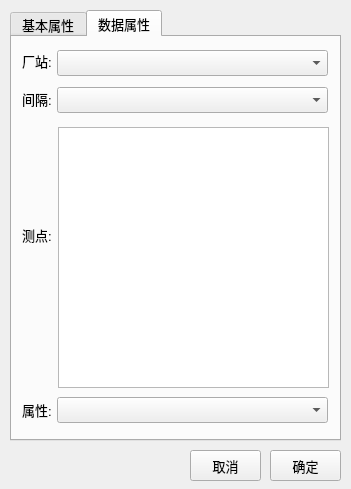
<?xml version="1.0" encoding="UTF-8"?>
<ui version="4.0">
 <class>DataPropertyDlg</class>
 <widget class="QDialog" name="DataPropertyDlg">
  <property name="geometry">
   <rect>
    <x>0</x>
    <y>0</y>
    <width>351</width>
    <height>489</height>
   </rect>
  </property>
  <property name="font">
   <font>
    <pointsize>10</pointsize>
   </font>
  </property>
  <property name="windowTitle">
   <string>图元</string>
  </property>
  <widget class="QTabWidget" name="tabWidget">
   <property name="geometry">
    <rect>
     <x>10</x>
     <y>10</y>
     <width>331</width>
     <height>431</height>
    </rect>
   </property>
   <property name="currentIndex">
    <number>1</number>
   </property>
   <widget class="QWidget" name="baseTab">
    <attribute name="title">
     <string>基本属性</string>
    </attribute>
    <widget class="QGroupBox" name="groupBox">
     <property name="geometry">
      <rect>
       <x>7</x>
       <y>10</y>
       <width>311</width>
       <height>111</height>
      </rect>
     </property>
     <property name="title">
      <string>基本信息</string>
     </property>
     <widget class="QLabel" name="label_5">
      <property name="geometry">
       <rect>
        <x>16</x>
        <y>23</y>
        <width>31</width>
        <height>16</height>
       </rect>
      </property>
      <property name="text">
       <string>厂站:</string>
      </property>
     </widget>
     <widget class="QLineEdit" name="stLineEdit">
      <property name="geometry">
       <rect>
        <x>53</x>
        <y>21</y>
        <width>241</width>
        <height>22</height>
       </rect>
      </property>
     </widget>
     <widget class="QLabel" name="label_6">
      <property name="geometry">
       <rect>
        <x>16</x>
        <y>52</y>
        <width>31</width>
        <height>16</height>
       </rect>
      </property>
      <property name="text">
       <string>间隔:</string>
      </property>
     </widget>
     <widget class="QLineEdit" name="jgLineEdit">
      <property name="geometry">
       <rect>
        <x>53</x>
        <y>50</y>
        <width>241</width>
        <height>22</height>
       </rect>
      </property>
     </widget>
     <widget class="QLabel" name="label_7">
      <property name="geometry">
       <rect>
        <x>16</x>
        <y>82</y>
        <width>31</width>
        <height>16</height>
       </rect>
      </property>
      <property name="text">
       <string>测点:</string>
      </property>
     </widget>
     <widget class="QLineEdit" name="ptLineEdit">
      <property name="geometry">
       <rect>
        <x>53</x>
        <y>80</y>
        <width>241</width>
        <height>22</height>
       </rect>
      </property>
     </widget>
    </widget>
    <widget class="QGroupBox" name="groupBox_2">
     <property name="geometry">
      <rect>
       <x>7</x>
       <y>130</y>
       <width>311</width>
       <height>151</height>
      </rect>
     </property>
     <property name="title">
      <string>测点布局</string>
     </property>
     <widget class="QLabel" name="label_8">
      <property name="geometry">
       <rect>
        <x>19</x>
        <y>30</y>
        <width>21</width>
        <height>16</height>
       </rect>
      </property>
      <property name="text">
       <string>X:</string>
      </property>
     </widget>
     <widget class="QLineEdit" name="ptX">
      <property name="geometry">
       <rect>
        <x>50</x>
        <y>28</y>
        <width>91</width>
        <height>22</height>
       </rect>
      </property>
     </widget>
     <widget class="QLineEdit" name="ptY">
      <property name="geometry">
       <rect>
        <x>200</x>
        <y>28</y>
        <width>91</width>
        <height>22</height>
       </rect>
      </property>
     </widget>
     <widget class="QLabel" name="label_9">
      <property name="geometry">
       <rect>
        <x>168</x>
        <y>30</y>
        <width>21</width>
        <height>16</height>
       </rect>
      </property>
      <property name="text">
       <string>Y:</string>
      </property>
     </widget>
     <widget class="QLineEdit" name="ptWidth">
      <property name="geometry">
       <rect>
        <x>50</x>
        <y>64</y>
        <width>91</width>
        <height>22</height>
       </rect>
      </property>
     </widget>
     <widget class="QLabel" name="label_10">
      <property name="geometry">
       <rect>
        <x>16</x>
        <y>66</y>
        <width>31</width>
        <height>16</height>
       </rect>
      </property>
      <property name="text">
       <string>宽度:</string>
      </property>
     </widget>
     <widget class="QLineEdit" name="ptHeight">
      <property name="geometry">
       <rect>
        <x>201</x>
        <y>64</y>
        <width>91</width>
        <height>22</height>
       </rect>
      </property>
     </widget>
     <widget class="QLabel" name="label_11">
      <property name="geometry">
       <rect>
        <x>167</x>
        <y>66</y>
        <width>31</width>
        <height>16</height>
       </rect>
      </property>
      <property name="text">
       <string>高度:</string>
      </property>
     </widget>
     <widget class="QLabel" name="label_12">
      <property name="geometry">
       <rect>
        <x>16</x>
        <y>103</y>
        <width>31</width>
        <height>16</height>
       </rect>
      </property>
      <property name="text">
       <string>旋转:</string>
      </property>
     </widget>
     <widget class="QLineEdit" name="ptRotate">
      <property name="geometry">
       <rect>
        <x>50</x>
        <y>101</y>
        <width>91</width>
        <height>22</height>
       </rect>
      </property>
     </widget>
    </widget>
    <widget class="QGroupBox" name="groupBox_3">
     <property name="geometry">
      <rect>
       <x>7</x>
       <y>292</y>
       <width>311</width>
       <height>101</height>
      </rect>
     </property>
     <property name="title">
      <string>图元状态</string>
     </property>
     <widget class="QPushButton" name="open">
      <property name="geometry">
       <rect>
        <x>30</x>
        <y>41</y>
        <width>30</width>
        <height>40</height>
       </rect>
      </property>
      <property name="text">
       <string>分</string>
      </property>
      <property name="autoDefault">
       <bool>false</bool>
      </property>
     </widget>
     <widget class="QPushButton" name="close">
      <property name="geometry">
       <rect>
        <x>102</x>
        <y>41</y>
        <width>30</width>
        <height>40</height>
       </rect>
      </property>
      <property name="text">
       <string>合</string>
      </property>
     </widget>
     <widget class="QPushButton" name="wrongOpen">
      <property name="geometry">
       <rect>
        <x>178</x>
        <y>41</y>
        <width>30</width>
        <height>40</height>
       </rect>
      </property>
      <property name="text">
       <string>双分</string>
      </property>
     </widget>
     <widget class="QPushButton" name="wrongClose">
      <property name="geometry">
       <rect>
        <x>250</x>
        <y>41</y>
        <width>30</width>
        <height>40</height>
       </rect>
      </property>
      <property name="text">
       <string>双合</string>
      </property>
     </widget>
     <widget class="QLabel" name="label_13">
      <property name="geometry">
       <rect>
        <x>38</x>
        <y>20</y>
        <width>16</width>
        <height>16</height>
       </rect>
      </property>
      <property name="text">
       <string>分</string>
      </property>
     </widget>
     <widget class="QLabel" name="label_14">
      <property name="geometry">
       <rect>
        <x>110</x>
        <y>20</y>
        <width>16</width>
        <height>16</height>
       </rect>
      </property>
      <property name="text">
       <string>合</string>
      </property>
     </widget>
     <widget class="QLabel" name="label_15">
      <property name="geometry">
       <rect>
        <x>180</x>
        <y>20</y>
        <width>31</width>
        <height>16</height>
       </rect>
      </property>
      <property name="text">
       <string>双分</string>
      </property>
     </widget>
     <widget class="QLabel" name="label_16">
      <property name="geometry">
       <rect>
        <x>250</x>
        <y>20</y>
        <width>31</width>
        <height>16</height>
       </rect>
      </property>
      <property name="text">
       <string>双合</string>
      </property>
     </widget>
    </widget>
   </widget>
   <widget class="QWidget" name="dataTab">
    <attribute name="title">
     <string>数据属性</string>
    </attribute>
    <widget class="QLabel" name="label">
     <property name="geometry">
      <rect>
       <x>10</x>
       <y>16</y>
       <width>31</width>
       <height>16</height>
      </rect>
     </property>
     <property name="text">
      <string>厂站:</string>
     </property>
    </widget>
    <widget class="QComboBox" name="stComboBox">
     <property name="geometry">
      <rect>
       <x>45</x>
       <y>13</y>
       <width>271</width>
       <height>26</height>
      </rect>
     </property>
    </widget>
    <widget class="QComboBox" name="jgComboBox">
     <property name="geometry">
      <rect>
       <x>45</x>
       <y>50</y>
       <width>271</width>
       <height>26</height>
      </rect>
     </property>
    </widget>
    <widget class="QLabel" name="label_2">
     <property name="geometry">
      <rect>
       <x>10</x>
       <y>54</y>
       <width>31</width>
       <height>16</height>
      </rect>
     </property>
     <property name="text">
      <string>间隔:</string>
     </property>
    </widget>
    <widget class="QListWidget" name="ptListWidget">
     <property name="geometry">
      <rect>
       <x>46</x>
       <y>90</y>
       <width>271</width>
       <height>261</height>
      </rect>
     </property>
    </widget>
    <widget class="QLabel" name="label_3">
     <property name="geometry">
      <rect>
       <x>10</x>
       <y>190</y>
       <width>31</width>
       <height>16</height>
      </rect>
     </property>
     <property name="text">
      <string>测点:</string>
     </property>
    </widget>
    <widget class="QLabel" name="label_4">
     <property name="geometry">
      <rect>
       <x>10</x>
       <y>365</y>
       <width>31</width>
       <height>16</height>
      </rect>
     </property>
     <property name="text">
      <string>属性:</string>
     </property>
    </widget>
    <widget class="QComboBox" name="attrComboBox">
     <property name="geometry">
      <rect>
       <x>45</x>
       <y>360</y>
       <width>271</width>
       <height>26</height>
      </rect>
     </property>
    </widget>
   </widget>
  </widget>
  <widget class="QPushButton" name="okBtn">
   <property name="geometry">
    <rect>
     <x>270</x>
     <y>450</y>
     <width>71</width>
     <height>31</height>
    </rect>
   </property>
   <property name="text">
    <string>确定</string>
   </property>
  </widget>
  <widget class="QPushButton" name="cancelBtn">
   <property name="geometry">
    <rect>
     <x>190</x>
     <y>450</y>
     <width>71</width>
     <height>31</height>
    </rect>
   </property>
   <property name="text">
    <string>取消</string>
   </property>
   <property name="icon">
    <iconset theme="dd"/>
   </property>
   <property name="autoDefault">
    <bool>false</bool>
   </property>
  </widget>
 </widget>
 <resources/>
 <connections/>
</ui>
